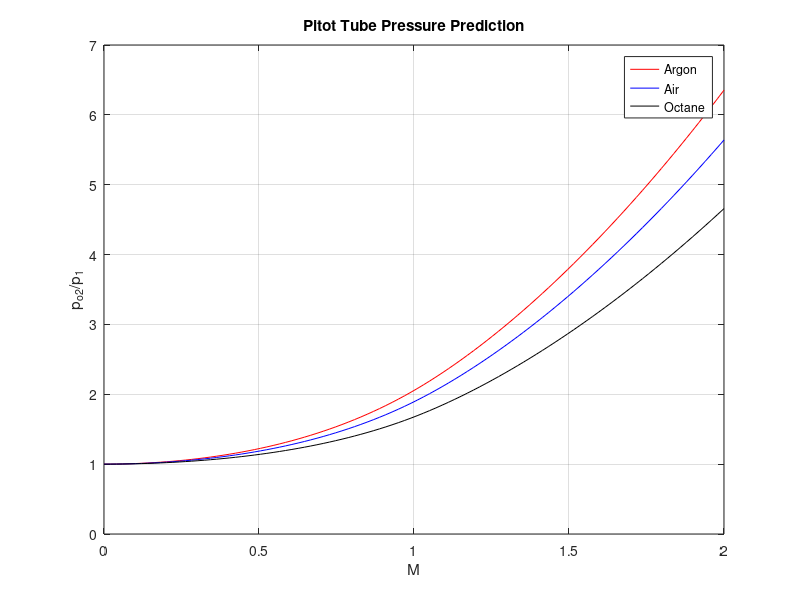

Here is the MATLAB script that generated this plot: (Note: this script raises an error after producing the figure.)
% AAE 334 - HW 08
% Jordan Mayer

% Problem 3

M = linspace(0.0, 2.0, 100);
prat = zeros(3,100);    % pressure ratio (po2/p1)
gamma = [1.67, 1.4, 1.044];

% Calculate pressure ratios
for i=1:3
    for j=1:100
        if (M(j) < 1) %isentropic
            prat(i,j) = (1+(gamma(i)-1)/2 * M(j)^2)^(gamma(i)/(gamma(i)-1));
        else %supersonic
            prat(i,j) = (((gamma(i)+1)^2 * M(j)^2)/(4*gamma(i)*M(j)^2 - 2*(gamma(i)-1)))^(gamma(i)/(gamma(i)-1));
            prat(i,j) = prat(i,j)*((1-gamma(i)+2*gamma(i)*M(j)^2)/(gamma(i)+1));
        end
    end
end

% Create and format plots
figure(1)
plot(M, prat(1, 1:100), '-r'); hold on;
plot(M, prat(2, 1:100), '-b'); hold on;
plot(M, prat(3, 1:100), '-k'); grid on;
xlim([0, 2]);ylim([0, 7]);
title('Pitot Tube Pressure Prediction');
xlabel('M');ylabel('p_{o2}/p_{1}');
legend('Argon', 'Air', 'Octane');


% Problem 4
To = 300; % stagnation temperature, K
Ae = 0.0001; % exit area, m^2
po = 100000; % stagnation pressure, Pa
pe = linspace(0, po, 1000); % exit pressure, Pa
mdot = zeros(1, 1000); % mass flow rate, kg/s
mdotnd = zeros(1, 1000);    % nondimensional mass flow rate
pend = zeros(1, 1000);  % nondimensional exit pressure
gamma = 1.4; % specific heat ratio
R = 287; % ideal gas constant for air
ao = sqrt(gamma*R*To);  % stagnation sound speed, m/s
pe3 = po*(2/(gamma+1))^(gamma/(gamma-1));   % sonic pressure

% Calculate mass flow rates
for j=1:1000
    if (pe(j) >= pe3)
        Me = (2/(gamma-1)*((po/pe(j))^((gamma-1)/gamma)-1))^(1/2); % exit Mach
        rhoo = po/(R*To);   % stagnation density, kg/m^3
        rhoe = rhoo*(1+(gamma-1)/2*Me^2)^(-1/(gamma-1)); % exit density, kg/m^3
        Te = To*(1+(gamma-1)/2*Me^2)^(-1); % exit temperature, K
        ue = Me*sqrt(gamma*R*Te); % exit velocity, m/s
        mdot(j) = rhoe*ue*Ae; % UNCHOKED mass flow rate, kg/s
    else
        pstar = po*(2/(gamma+1))^(gamma/(gamma-1)); % sonic (choked) pressure
        Tstar = To*(2/(gamma+1)); % sonic (choked) temperature
        mdot(j) = pstar*Ae*sqrt(gamma/(R*Tstar));   % CHOKED mass flow rate, kg/s
    end

    mdotnd(j) = mdot(j)/(rhoo*Ae*ao);
    pend(j) = pe(j)/po;
end

% Plot results
figure(2)
plot(pe, mdot, '-k'); grid on;
title('Converging Nozzle Flow');
xlabel('Exit pressure, Pa'); ylabel('Mass flow rate, kg/s');
figure(3)
plot(pend, mdotnd, '-k'); grid on;
title('Convergin Nozzle Flow (Nondimensional)');
xlabel('Nondimensional exit pressure'); 
ylabel('Nondimensional mass flow rate');
